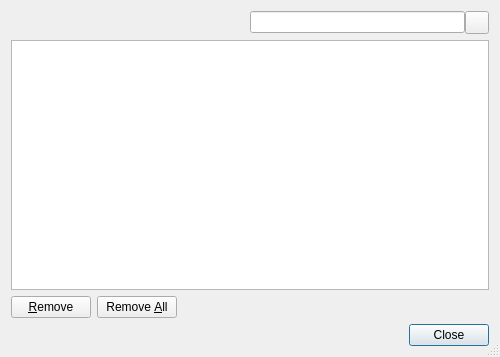
<?xml version="1.0" encoding="UTF-8"?>
<ui version="4.0">
 <class>WebDatabasesDialog</class>
 <widget class="QDialog" name="WebDatabasesDialog">
  <property name="geometry">
   <rect>
    <x>0</x>
    <y>0</y>
    <width>500</width>
    <height>357</height>
   </rect>
  </property>
  <property name="windowTitle">
   <string>Web SQL Databases</string>
  </property>
  <property name="sizeGripEnabled">
   <bool>true</bool>
  </property>
  <layout class="QGridLayout" name="gridLayout">
   <item row="0" column="0" colspan="3">
    <layout class="QHBoxLayout" name="horizontalLayout_2">
     <item>
      <spacer name="horizontalSpacer">
       <property name="orientation">
        <enum>Qt::Horizontal</enum>
       </property>
       <property name="sizeHint" stdset="0">
        <size>
         <width>40</width>
         <height>20</height>
        </size>
       </property>
      </spacer>
     </item>
     <item>
      <layout class="QHBoxLayout" name="horizontalLayout">
       <property name="spacing">
        <number>0</number>
       </property>
       <item>
        <widget class="QLineEdit" name="searchEdit">
         <property name="toolTip">
          <string>Enter search term for databases</string>
         </property>
        </widget>
       </item>
       <item>
        <widget class="QToolButton" name="clearButton">
         <property name="toolTip">
          <string>Press to clear the search edit</string>
         </property>
         <property name="text">
          <string/>
         </property>
        </widget>
       </item>
      </layout>
     </item>
    </layout>
   </item>
   <item row="1" column="0" colspan="3">
    <widget class="E5TreeView" name="databasesTree">
     <property name="alternatingRowColors">
      <bool>true</bool>
     </property>
     <property name="selectionMode">
      <enum>QAbstractItemView::ExtendedSelection</enum>
     </property>
    </widget>
   </item>
   <item row="2" column="0">
    <widget class="QPushButton" name="removeButton">
     <property name="toolTip">
      <string>Press to remove the selected entries</string>
     </property>
     <property name="text">
      <string>&amp;Remove</string>
     </property>
     <property name="autoDefault">
      <bool>false</bool>
     </property>
    </widget>
   </item>
   <item row="2" column="1">
    <widget class="QPushButton" name="removeAllButton">
     <property name="toolTip">
      <string>Press to remove all entries</string>
     </property>
     <property name="text">
      <string>Remove &amp;All</string>
     </property>
     <property name="autoDefault">
      <bool>false</bool>
     </property>
    </widget>
   </item>
   <item row="2" column="2">
    <spacer name="horizontalSpacer_2">
     <property name="orientation">
      <enum>Qt::Horizontal</enum>
     </property>
     <property name="sizeHint" stdset="0">
      <size>
       <width>309</width>
       <height>20</height>
      </size>
     </property>
    </spacer>
   </item>
   <item row="3" column="0" colspan="3">
    <widget class="QDialogButtonBox" name="buttonBox">
     <property name="orientation">
      <enum>Qt::Horizontal</enum>
     </property>
     <property name="standardButtons">
      <set>QDialogButtonBox::Close</set>
     </property>
    </widget>
   </item>
  </layout>
 </widget>
 <customwidgets>
  <customwidget>
   <class>E5TreeView</class>
   <extends>QTreeView</extends>
   <header>E5Gui/E5TreeView.h</header>
  </customwidget>
 </customwidgets>
 <tabstops>
  <tabstop>searchEdit</tabstop>
  <tabstop>clearButton</tabstop>
  <tabstop>databasesTree</tabstop>
  <tabstop>removeButton</tabstop>
  <tabstop>removeAllButton</tabstop>
  <tabstop>buttonBox</tabstop>
 </tabstops>
 <resources/>
 <connections>
  <connection>
   <sender>buttonBox</sender>
   <signal>accepted()</signal>
   <receiver>WebDatabasesDialog</receiver>
   <slot>accept()</slot>
   <hints>
    <hint type="sourcelabel">
     <x>248</x>
     <y>254</y>
    </hint>
    <hint type="destinationlabel">
     <x>157</x>
     <y>274</y>
    </hint>
   </hints>
  </connection>
  <connection>
   <sender>buttonBox</sender>
   <signal>rejected()</signal>
   <receiver>WebDatabasesDialog</receiver>
   <slot>reject()</slot>
   <hints>
    <hint type="sourcelabel">
     <x>316</x>
     <y>260</y>
    </hint>
    <hint type="destinationlabel">
     <x>286</x>
     <y>274</y>
    </hint>
   </hints>
  </connection>
 </connections>
</ui>
